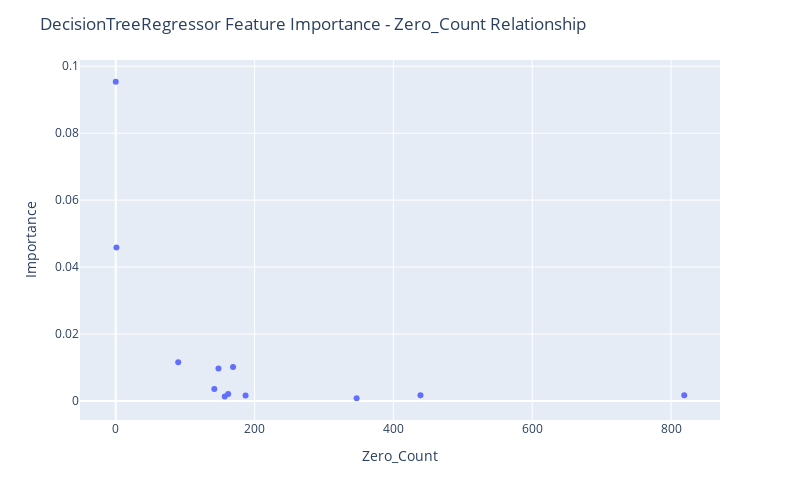

Here is the notebook cell this chart was saved with:
### Code cell
fig = px.scatter(df_merged[~df_merged["Feature Name"].str.contains("Output")], x="Zero_Count", y="Importance",
                hover_data=["Feature Name"])

fig.update_layout(
    autosize=False,
    width=800,
    height=500,
    title_text=f"DecisionTreeRegressor Feature Importance - Zero_Count Relationship",
)

fig.show()

### Figure 1 — Plotly figure (JSON) as saved in the notebook; plotly's stock layout.template omitted (floating-point values rounded to 4 significant figures)
{"data": [{"customdata": [["Input 01"], ["Input 06"], ["Input 04"], ["Input 11"], ["Input 09"], ["Input 12"], ["Input 07"], ["Input 02"], ["Input 08"], ["Input 03"], ["Input 05"], ["Input 10"]], "hovertemplate": "Zero_Count=%{x}<br>Importance=%{y}<br>Feature Name=%{customdata[0]}<extra></extra>", "legendgroup": "", "marker": {"color": "#636efa", "symbol": "circle"}, "mode": "markers", "name": "", "orientation": "v", "showlegend": false, "type": "scatter", "x": [0, 1, 90, 169, 148, 142, 162, 819, 439, 187, 157, 347], "xaxis": "x", "y": [0.09536, 0.04584, 0.01156, 0.01013, 0.009685, 0.003582, 0.002066, 0.001712, 0.001701, 0.001652, 0.00131, 0.0008133], "yaxis": "y"}], "layout": {"autosize": false, "height": 500, "legend": {"tracegroupgap": 0}, "margin": {"t": 60}, "title": {"text": "DecisionTreeRegressor Feature Importance - Zero_Count Relationship"}, "width": 800, "xaxis": {"anchor": "y", "autorange": true, "domain": [0, 1], "range": [-51.5, 870.5], "title": {"text": "Zero_Count"}, "type": "linear"}, "yaxis": {"anchor": "x", "autorange": true, "domain": [0, 1], "range": [-0.005684, 0.1019], "title": {"text": "Importance"}, "type": "linear"}}}
